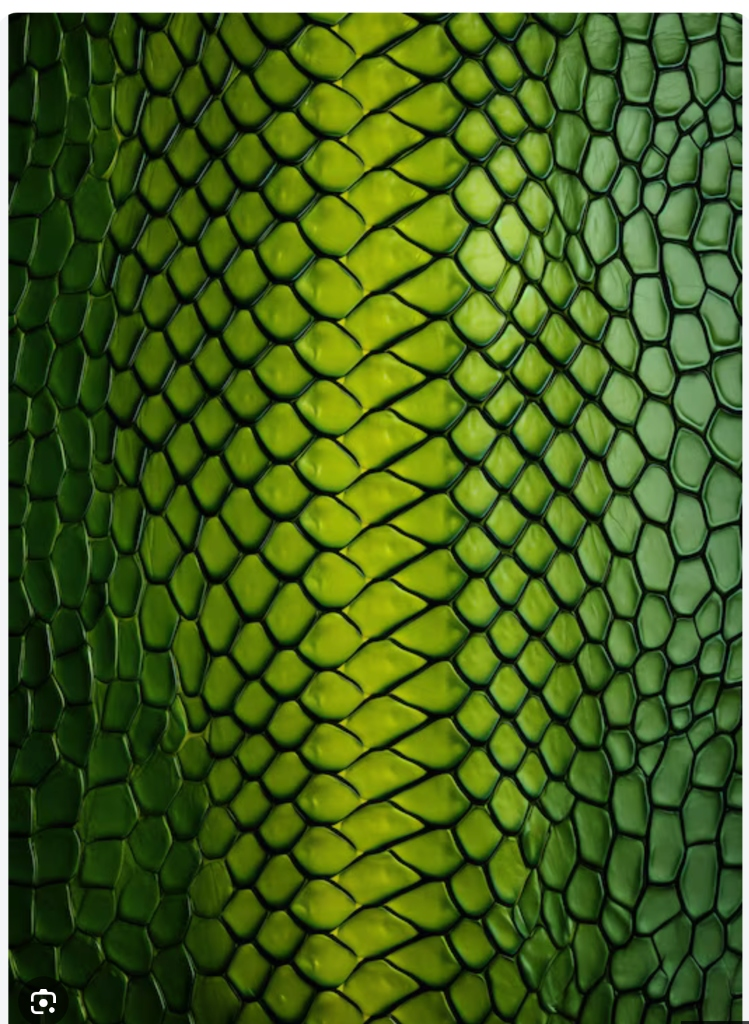
#> input picture snakeskin.jpg, 749 x 1024 px
$ python test_crop.py
#> lines starting #> are read from the running program, lines starting #| are printed output that depends on the picture
import cv2
img = cv2.imread('snakeskin.jpg')
#> img is the input picture: shape (1024, 749, 3); mean B, G, R 29, 96.6, 69.9
h, w, _ = img.shape
#> h = 1024; w = 749
# Crop 10% of the image from the top right
x_start = int(w * 0.80)
#> x_start = 599
x_end = int(w * 0.90)
#> x_end = 674
y_start = int(h * 0.10) # 0.1 from top
#> y_start = 102
y_end = int(h * 0.20)
#> y_end = 204
crop = img[y_start:y_end, x_start:x_end]
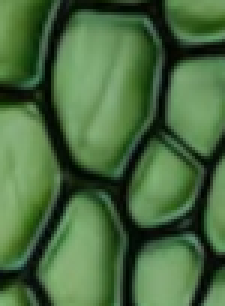
#> crop: shape (102, 75, 3) (shown 3 times larger); mean B, G, R 64, 107.1, 73.3
cv2.imwrite('public/single_scale_test.jpg', crop)
